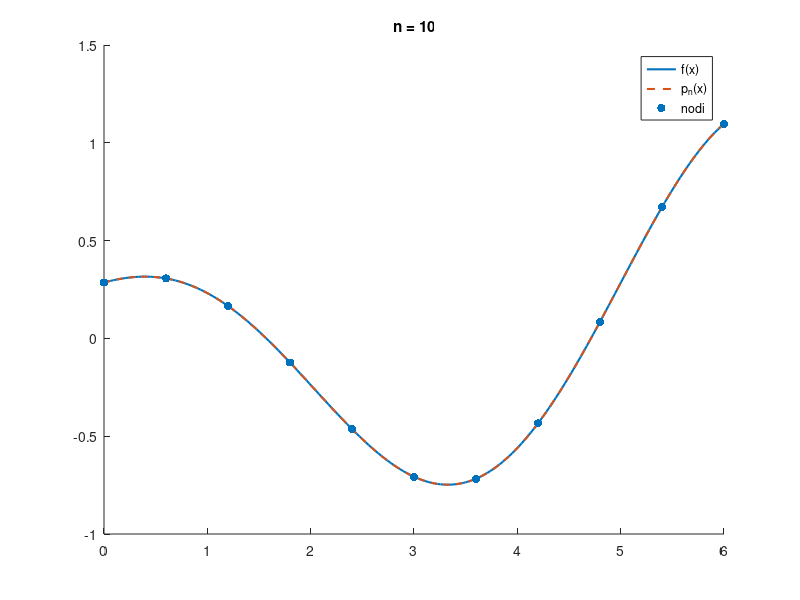
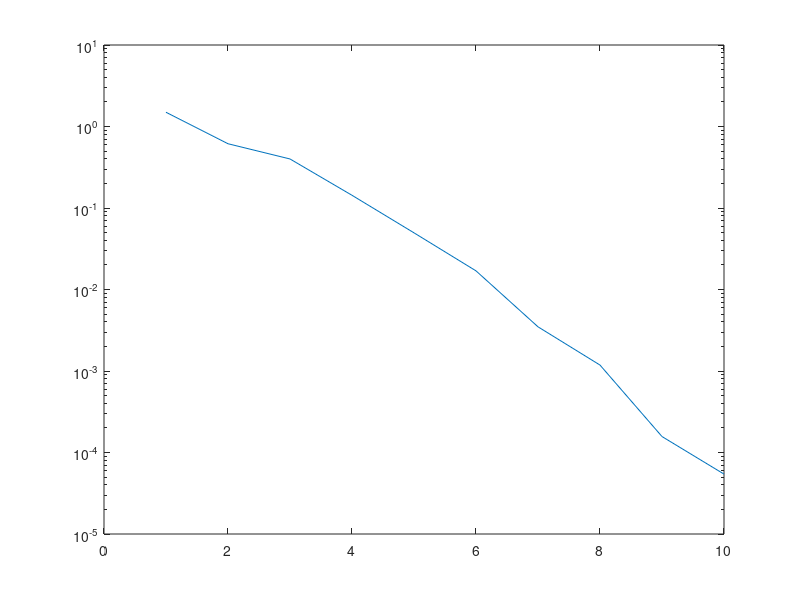

Source code (MATLAB) for these figures, in order:
clc;
clear;

f = @(x) (x+2)/7 .* cos(x);
xa = 0; xb = 6;

x1 = linspace(xa, xb, 200);
yf1 = f(x1);
ERR = [];

for n = 1:10
    x = linspace(xa, xb, n+1);
    y = f(x);

    a = polyfit(x, y, n);
    y1 = polyval(a, x1);

    figure(1); clf; hold on;

    plot(x1, yf1, 'LineWidth', 1.5, 'DisplayName', 'f(x)');
    plot(x1, y1, '--', 'LineWidth', 1.5, 'DisplayName', 'p_n(x)');
    scatter(x, y, 'filled', 'DisplayName', 'nodi');
    legend;
    title(['n = ', num2str(n)]);
    
    pause(0.3);

    err = max(abs(yf1 - y1));
    ERR = [ERR; err];

    fprintf("Errore iterazione %d: %e\n", n, err);
end

figure(2);
semilogy(1:10, ERR)
